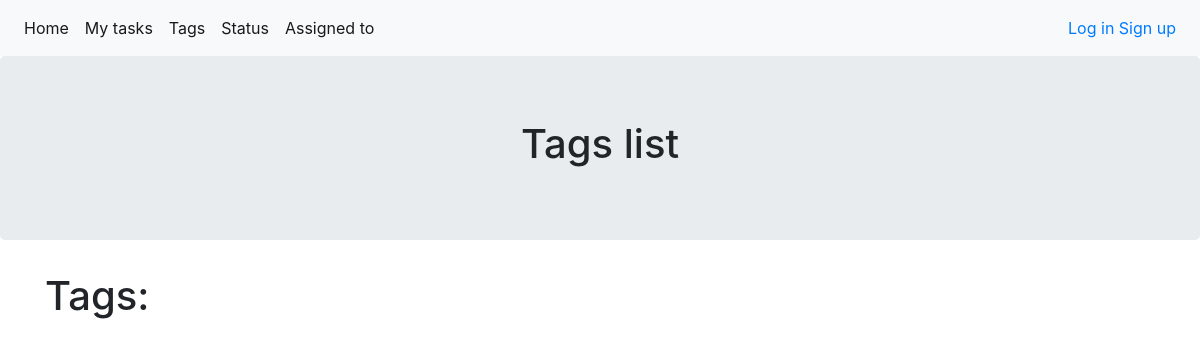
/tasks/tags/, run on an earlier commit of the app's database.
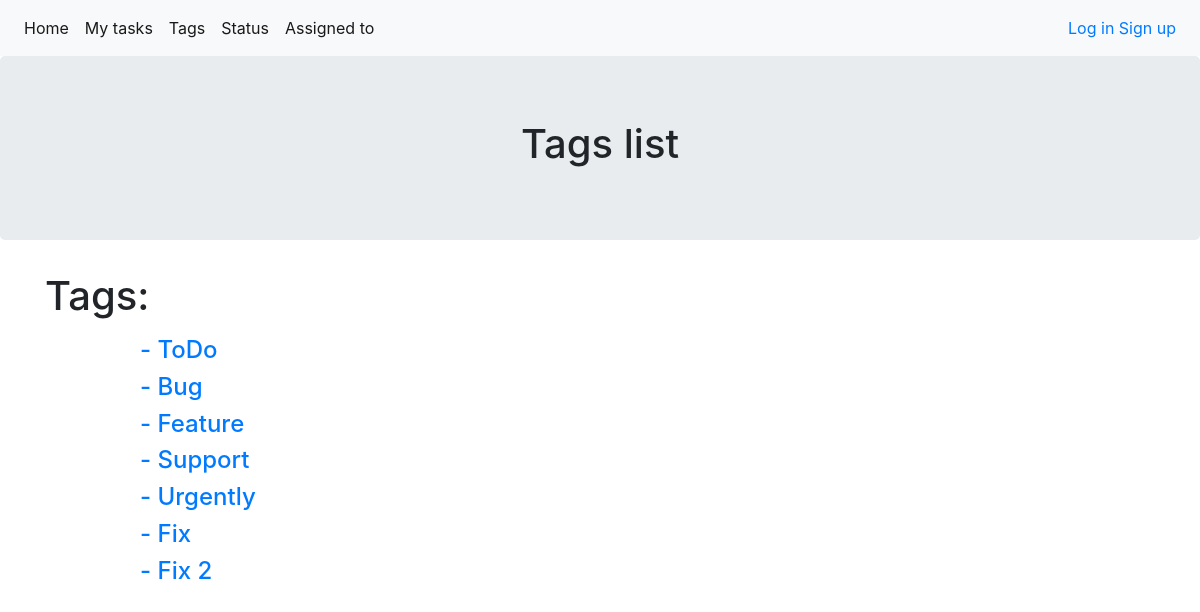
And on a later commit of the database.
### tasks/models.py (models this page shows, shortened)
class Tag(models.Model):
    title = models.CharField(max_length=50, unique=True)

### tasks/views.py (the view)
# urls.py: path('tags/', views.TagsList.as_view(), name='tags_list_url'),
class TagsList(generic.ListView):
    template_name = 'tasks/tags_list.html'
    context_object_name = 'tags'
    def get_queryset(self):
        return Tag.objects.all()

### tasks/templates/tasks/tags_list.html (shortened to what this page needs)
{% extends 'tasks/base_tasks.html' %}
{% block heading %}
<h1>Tags list</h1>
{% endblock %}
{% block content %}
<div class="container">
    <div class="row">
        <h1 class="col-sm-4 offset-md-0 mb-3">Tags:</h1>
    </div>
</div>
{% for tag in tags %}
<div class="container">
    <div class="row">
        <div class="col-sm-4 offset-md-1">
            <h4><a href="{% url 'tasks:tag_detail_url' tag.id %}"> - {{ tag.title }}</h4>
        </div>
    </div>
</div>
{% endfor %}
{% endblock %}

### tasks/templates/tasks/base_tasks.html
{% extends 'base.html' %}

### templates/base.html (shortened to what this page needs)
<!DOCTYPE html>
<html lang="en">
<head>
    <link rel="stylesheet" href="https://maxcdn.bootstrapcdn.com/bootstrap/4.5.2/css/bootstrap.min.css">
</head>
<body>
    <nav class="navbar navbar-expand-lg navbar-light bg-light">
        <div class="collapse navbar-collapse" id="navbarSupportedContent">
            <ul class="navbar-nav mr-auto">
                <li class="nav-item active">
                    <a class="nav-link" href="/">Home <span class="sr-only">(current)</span></a>
                </li>
                <li class="nav-item active">
                    <a class="nav-link" href="{% url 'tasks:my_tasks_list_url' %}">My tasks</a>
                </li>
                <li class="nav-item active">
                    <a class="nav-link" href="{% url 'tasks:tags_list_url' %}">Tags</a>
                </li>
                <li class="nav-item active">
                    <a class="nav-link" href="{% url 'tasks:status_list_url' %}">Status</a>
                </li>
                <li class="nav-item active">
                    <a class="nav-link" href="{% url 'tasks:assigned_to_list_url' %}">Assigned to</a>
                </li>
            </ul>
            <div class="sidebar-nav m-2">
                {% if request.user.is_authenticated %}
                User: {{ user.get_username }}
                <a href="{% url 'logout' %}">Log out</a>
                {% else %}
                <a href="{% url 'login' %}">Log in</a>
                <a href="{% url 'sign_up_url' %}">Sign up</a>
                {% endif %}
            </div>
        </div>
    </nav>
    <div class="jumbotron text-center">
        {% block heading %}{% endblock %}
    </div>
    {% block content %}{% endblock %}
</body>
</html>

What changed in the data, as far as the page shows it:
added Tag: title "ToDo"
added Tag: title "Bug"
added Tag: title "Feature"
added Tag: title "Support"
added Tag: title "Urgently"
added Tag: title "Fix"
added Tag: title "Fix 2"
